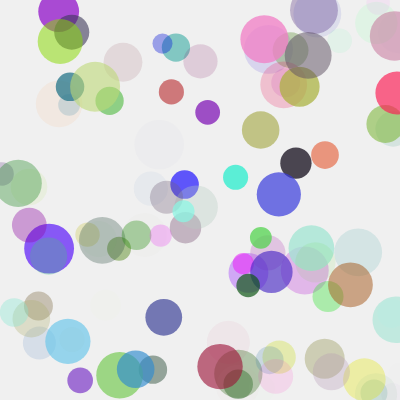
Frame 1 (no input)
Frame 60 (no input): identical to frame 1, image omitted
Frame 120 (the mouse pressed at the canvas centre since frame 60): identical to frame 1, image omitted

The p5.js sketch that drew this single still picture (run headless with seeded random() and noise() and a simulated clock; from frame 60 on, the mouse is pressed at the canvas centre):

// p5.js sketch
// ── sketch.js
// http://www.ac-grenoble.fr/disciplines/informatiquelycee/p5_base_a3.html
// Dessin de 100 disques aléatoires


function setup()
{
  createCanvas(400,400);
  background(240);
  noStroke();
  fill(0,255,0);
  for (var i=1;i<=100;i++)
  {
    var x=random(0,width);
    var y=random(0,height);
    var r=random(0,255);
    var g=random(0,255);
    var b=random(0,255);
    var taille=random(20,50);
    var transp=random(0,200);
    
  	fill(r,g,b,transp); 
  	ellipse(x,y,taille,taille);
  }
}


function draw()
{

}
